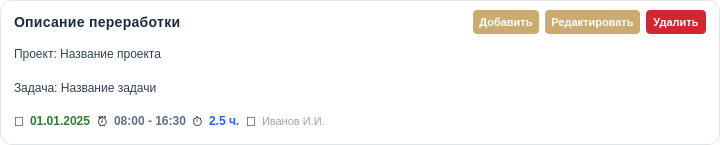
<?xml version="1.0" encoding="UTF-8"?>
<ui version="4.0">
 <class>OvertimeCard</class>
 <widget class="QWidget" name="OvertimeCard">
  <property name="geometry">
   <rect>
    <x>0</x>
    <y>0</y>
    <width>720</width>
    <height>145</height>
   </rect>
  </property>
  <property name="sizePolicy">
   <sizepolicy hsizetype="Preferred" vsizetype="Minimum">
    <horstretch>0</horstretch>
    <verstretch>0</verstretch>
   </sizepolicy>
  </property>
  <property name="minimumSize">
   <size>
    <width>500</width>
    <height>145</height>
   </size>
  </property>
  <property name="maximumSize">
   <size>
    <width>16777215</width>
    <height>145</height>
   </size>
  </property>
  <property name="styleSheet">
   <string notr="true">
#OvertimeCard {
    background-color: #ffffff;
    border: 1px solid #e0e4e8;
    border-radius: 12px;
    color: #1a1a2e;
}
#OvertimeCard:hover {
    background-color: #f8f9fc;
    border-color: #ccab6e;
    border-width: 1.5px;
}
  </string>
  </property>
  <layout class="QVBoxLayout" name="mainLayout">
   <property name="spacing">
    <number>6</number>
   </property>
   <property name="leftMargin">
    <number>14</number>
   </property>
   <property name="topMargin">
    <number>10</number>
   </property>
   <property name="rightMargin">
    <number>14</number>
   </property>
   <property name="bottomMargin">
    <number>10</number>
   </property>
   <item>
    <layout class="QHBoxLayout" name="headerLayout">
     <item>
      <widget class="QLabel" name="descriptionLabel">
       <property name="sizePolicy">
        <sizepolicy hsizetype="Expanding" vsizetype="Preferred">
         <horstretch>1</horstretch>
         <verstretch>0</verstretch>
        </sizepolicy>
       </property>
       <property name="maximumSize">
        <size>
         <width>16777215</width>
         <height>20</height>
        </size>
       </property>
       <property name="styleSheet">
        <string notr="true">font-size: 14px; font-weight: 600; color: #1e2a3e; background-color: transparent; letter-spacing: 0.3px;</string>
       </property>
       <property name="text">
        <string>Описание переработки</string>
       </property>
      </widget>
     </item>
     <item>
      <widget class="QPushButton" name="btnAdd">
       <property name="minimumSize">
        <size>
         <width>60</width>
         <height>24</height>
        </size>
       </property>
       <property name="maximumSize">
        <size>
         <width>80</width>
         <height>24</height>
        </size>
       </property>
       <property name="font">
        <font>
         <pointsize>-1</pointsize>
         <weight>75</weight>
         <bold>false</bold>
        </font>
       </property>
       <property name="cursor">
        <cursorShape>PointingHandCursor</cursorShape>
       </property>
       <property name="styleSheet">
        <string notr="true">QPushButton {
    background-color: #ccab6e;
    color: white;
    border: none;
    border-radius: 4px;
    font-size: 11px;
    padding: 0px 6px;
    font-weight: 500;
    min-height: 24px;
    max-height: 24px;
}
QPushButton:hover {
    background-color: #998664;
}
QPushButton:pressed {
    background-color: #7a6a50;
}</string>
       </property>
       <property name="text">
        <string>Добавить</string>
       </property>
      </widget>
     </item>
     <item>
      <widget class="QPushButton" name="btnEdit">
       <property name="minimumSize">
        <size>
         <width>60</width>
         <height>24</height>
        </size>
       </property>
       <property name="maximumSize">
        <size>
         <width>120</width>
         <height>24</height>
        </size>
       </property>
       <property name="font">
        <font>
         <pointsize>-1</pointsize>
         <weight>75</weight>
         <bold>false</bold>
        </font>
       </property>
       <property name="cursor">
        <cursorShape>PointingHandCursor</cursorShape>
       </property>
       <property name="styleSheet">
        <string notr="true">QPushButton {
    background-color: #ccab6e;
    color: white;
    border: none;
    border-radius: 4px;
    font-size: 11px;
    padding: 0px 6px;
    font-weight: 500;
    min-height: 24px;
    max-height: 24px;
}
QPushButton:hover {
    background-color: #998664;
}
QPushButton:pressed {
    background-color: #7a6a50;
}</string>
       </property>
       <property name="text">
        <string>Редактировать</string>
       </property>
      </widget>
     </item>
     <item>
      <widget class="QPushButton" name="btnDelete">
       <property name="minimumSize">
        <size>
         <width>60</width>
         <height>24</height>
        </size>
       </property>
       <property name="maximumSize">
        <size>
         <width>80</width>
         <height>24</height>
        </size>
       </property>
       <property name="font">
        <font>
         <pointsize>-1</pointsize>
         <weight>75</weight>
         <bold>false</bold>
        </font>
       </property>
       <property name="cursor">
        <cursorShape>PointingHandCursor</cursorShape>
       </property>
       <property name="styleSheet">
        <string notr="true">QPushButton {
    background-color: #D22730;
    color: white;
    border: none;
    border-radius: 4px;
    font-size: 11px;
    padding: 0px 6px;
    font-weight: 500;
    min-height: 24px;
    max-height: 24px;
}
QPushButton:hover {
    background-color: #862633;
}
QPushButton:pressed {
    background-color: #6a1e29;
}</string>
       </property>
       <property name="text">
        <string>Удалить</string>
       </property>
      </widget>
     </item>
    </layout>
   </item>
   <item>
    <layout class="QHBoxLayout" name="projectLayout">
     <item>
      <widget class="QLabel" name="projectLabel">
       <property name="styleSheet">
        <string notr="true">font-size: 12px; color: #334155; background-color: transparent;</string>
       </property>
       <property name="text">
        <string>Проект: Название проекта</string>
       </property>
       <property name="wordWrap">
        <bool>true</bool>
       </property>
      </widget>
     </item>
    </layout>
   </item>
   <item>
    <layout class="QHBoxLayout" name="taskLayout">
     <item>
      <widget class="QLabel" name="taskLabel">
       <property name="styleSheet">
        <string notr="true">font-size: 12px; color: #334155; background-color: transparent;</string>
       </property>
       <property name="text">
        <string>Задача: Название задачи</string>
       </property>
       <property name="wordWrap">
        <bool>true</bool>
       </property>
      </widget>
     </item>
    </layout>
   </item>
   <item>
    <layout class="QHBoxLayout" name="infoLayout">
     <property name="spacing">
      <number>6</number>
     </property>
     <item>
      <widget class="QLabel" name="labelDateIcon">
       <property name="minimumSize">
        <size>
         <width>0</width>
         <height>28</height>
        </size>
       </property>
       <property name="maximumSize">
        <size>
         <width>16777215</width>
         <height>28</height>
        </size>
       </property>
       <property name="styleSheet">
        <string notr="true">font-size: 13px; background-color: transparent;</string>
       </property>
       <property name="text">
        <string>📅</string>
       </property>
      </widget>
     </item>
     <item>
      <widget class="QLabel" name="dateLabel">
       <property name="sizePolicy">
        <sizepolicy hsizetype="Preferred" vsizetype="Minimum">
         <horstretch>0</horstretch>
         <verstretch>0</verstretch>
        </sizepolicy>
       </property>
       <property name="minimumSize">
        <size>
         <width>0</width>
         <height>28</height>
        </size>
       </property>
       <property name="maximumSize">
        <size>
         <width>16777215</width>
         <height>28</height>
        </size>
       </property>
       <property name="styleSheet">
        <string notr="true">font-size: 12px; color: #2e7d32; font-weight: 600; background-color: transparent;</string>
       </property>
       <property name="text">
        <string>01.01.2025</string>
       </property>
      </widget>
     </item>
     <item>
      <widget class="QLabel" name="labelTimeIcon">
       <property name="styleSheet">
        <string notr="true">font-size: 13px; background-color: transparent;</string>
       </property>
       <property name="text">
        <string>⏰</string>
       </property>
      </widget>
     </item>
     <item>
      <widget class="QLabel" name="timeLabel">
       <property name="minimumSize">
        <size>
         <width>0</width>
         <height>28</height>
        </size>
       </property>
       <property name="maximumSize">
        <size>
         <width>16777215</width>
         <height>28</height>
        </size>
       </property>
       <property name="styleSheet">
        <string notr="true">font-size: 12px; color: #5c6f87; background-color: transparent; font-weight: 500;</string>
       </property>
       <property name="text">
        <string>08:00 - 16:30</string>
       </property>
      </widget>
     </item>
     <item>
      <widget class="QLabel" name="labelDurationIcon">
       <property name="styleSheet">
        <string notr="true">font-size: 13px; background-color: transparent;</string>
       </property>
       <property name="text">
        <string>⏱️</string>
       </property>
      </widget>
     </item>
     <item>
      <widget class="QLabel" name="durationLabel">
       <property name="minimumSize">
        <size>
         <width>0</width>
         <height>28</height>
        </size>
       </property>
       <property name="maximumSize">
        <size>
         <width>16777215</width>
         <height>28</height>
        </size>
       </property>
       <property name="styleSheet">
        <string notr="true">font-size: 12px; color: #2563eb; font-weight: 700; background-color: transparent;</string>
       </property>
       <property name="text">
        <string>2.5 ч.</string>
       </property>
      </widget>
     </item>
     <item>
      <widget class="QLabel" name="labelUserIcon">
       <property name="styleSheet">
        <string notr="true">font-size: 13px; background-color: transparent;</string>
       </property>
       <property name="text">
        <string>👤</string>
       </property>
      </widget>
     </item>
     <item>
      <widget class="QLabel" name="userLabel">
       <property name="minimumSize">
        <size>
         <width>0</width>
         <height>28</height>
        </size>
       </property>
       <property name="maximumSize">
        <size>
         <width>16777215</width>
         <height>28</height>
        </size>
       </property>
       <property name="styleSheet">
        <string notr="true">font-size: 11px; color: #9ca3af; background-color: transparent; font-weight: 400;</string>
       </property>
       <property name="text">
        <string>Иванов И.И.</string>
       </property>
      </widget>
     </item>
     <item>
      <spacer name="horizontalSpacer">
       <property name="orientation">
        <enum>Qt::Orientation::Horizontal</enum>
       </property>
       <property name="sizeHint" stdset="0">
        <size>
         <width>40</width>
         <height>20</height>
        </size>
       </property>
      </spacer>
     </item>
    </layout>
   </item>
  </layout>
 </widget>
 <resources/>
 <connections/>
</ui>
